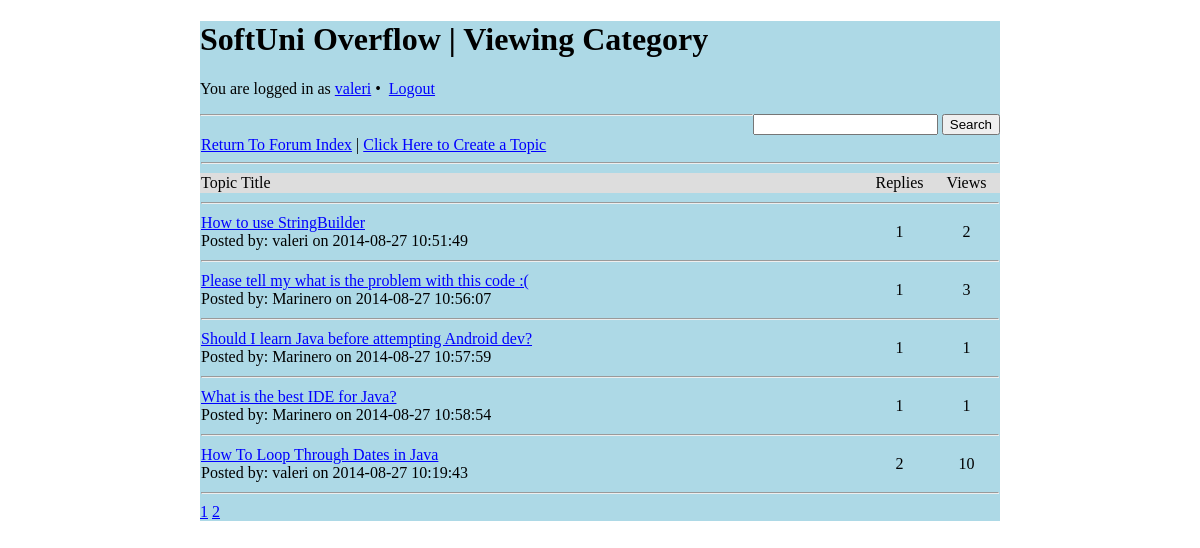
The app's page /php/view_category.php?cid=2 (signed in) with its own data.
### tables this page shows
CREATE TABLE IF NOT EXISTS `topics` (
  `id` int(11) NOT NULL AUTO_INCREMENT,
  `category_id` tinyint(4) NOT NULL,
  `topic_title` varchar(150) DEFAULT NULL,
  `topic_creator` varchar(30) NOT NULL,
  `topic_last_user` int(11) NOT NULL,
  `topic_date` datetime NOT NULL,
  `topic_reply_date` datetime NOT NULL,
  `topic_views` int(11) NOT NULL DEFAULT '0',
  PRIMARY KEY (`id`)
);

### php/includes/functions.php (the view, shortened to what this page needs)
<?php
function fetchTopics($cid, $page, $perPage, $logged) {
    $start = (int) ($page - 1) * $perPage;
    $perPage = (int) $perPage;
    $sql2 = "SELECT * FROM topics WHERE category_id='".$cid."' ORDER BY topic_reply_date ASC LIMIT {$start}, {$perPage}";
    $res2 = mysql_query($sql2) or die(mysql_error());
    $topics = '';
    if(mysql_num_rows($res2) > 0) {
        $topics .= "<table width='100%' style='border-collapse: collapse;' id='topics-table'>";
        $topics .= "<tr><td colspan='3'><a href='index.php'>Return To Forum Index</a>" . $logged . "<hr/></td></tr>";
        $topics .= "<tr style='background-color:#dddddd;'><td>Topic Title</td><td width='65' align='center'>Replies</td>";
        $topics .= "<td width='65' align='center'>Views</td></tr>";
        $topics .= "<tr><td colspan='3'><hr/></td></tr>";
        while($row = mysql_fetch_assoc($res2)) {
            $tid = $row['id'];
	    $result = mysql_query("SELECT COUNT(id) FROM posts WHERE category_id='{$cid}' AND topic_id='{$tid}'") or die(mysql_error());
            $title = $row['topic_title'];
            $views = $row['topic_views'];
            $date = $row['topic_date'];
            $creator = $row['topic_creator'];
            $topics .= "<tr><td><a href='view_topic.php?cid=" . $cid . "&tid=" . $tid . "'>" . htmlentities($title) . "</a><br/>";
            $topics .= "<span class='post_info'>Posted by: " . htmlentities($creator) . " on " . $date . "</span></td>";
            $topics .= "<td align='center'>" . mysql_result($result, 0) . "</td><td align='center'>" . $views . "</td></tr>";
            $topics .= "<tr><td colspan='3'><hr/></td></tr>";
        }
        $topics .= "</table>";
        echo $topics;
    } else {
        echo "<a href='index.php'>Return To Forum Index</a><hr/>";
        echo "<p>There are no topics in this category yet." . $logged . "</p>";
    }
}
?>

### php/style.css (style rules this page uses)
a { color:#0000ff; }

### records on screen
topics: topic_title "How to use StringBuilder", topic_creator "valeri", topic_date "2014-08-27 10:51:49", result "1", topic_views "2"
topics: topic_title "Please tell my what is the problem with this code :(", topic_creator "Marinero", topic_date "2014-08-27 10:56:07", result "1", topic_views "3"
topics: topic_title "Should I learn Java before attempting Android dev?", topic_creator "Marinero", topic_date "2014-08-27 10:57:59", result "1", topic_views "1"
topics: topic_title "What is the best IDE for Java?", topic_creator "Marinero", topic_date "2014-08-27 10:58:54", result "1", topic_views "1"
topics: topic_title "How To Loop Through Dates in Java", topic_creator "valeri", topic_date "2014-08-27 10:19:43", result "2", topic_views "10"

### other values on screen
$_SESSION['username'] "valeri"
